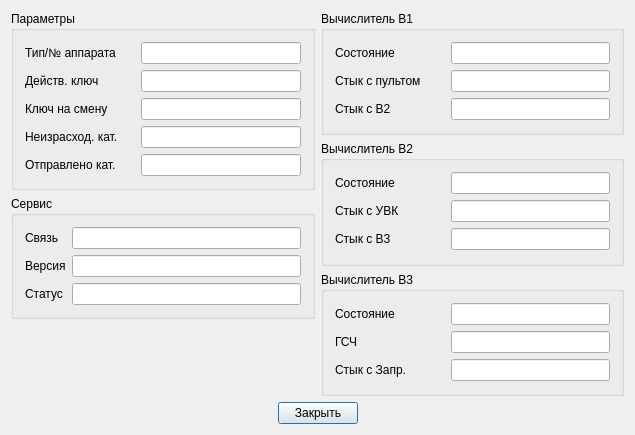
<?xml version="1.0" encoding="UTF-8"?>
<ui version="4.0">
 <class>DlgAvtomatica</class>
 <widget class="QDialog" name="DlgAvtomatica">
  <property name="geometry">
   <rect>
    <x>0</x>
    <y>0</y>
    <width>635</width>
    <height>435</height>
   </rect>
  </property>
  <property name="sizePolicy">
   <sizepolicy hsizetype="Minimum" vsizetype="Minimum">
    <horstretch>0</horstretch>
    <verstretch>0</verstretch>
   </sizepolicy>
  </property>
  <property name="windowTitle">
   <string>Данные от ЗАО</string>
  </property>
  <layout class="QVBoxLayout" name="verticalLayout_3">
   <item>
    <layout class="QHBoxLayout" name="horizontalLayout_2">
     <item>
      <layout class="QVBoxLayout" name="verticalLayout_2">
       <item>
        <widget class="QGroupBox" name="groupB3_2">
         <property name="title">
          <string>Параметры</string>
         </property>
         <layout class="QFormLayout" name="formLayout_5">
          <item row="0" column="0">
           <widget class="QLabel" name="textDeviceType">
            <property name="minimumSize">
             <size>
              <width>110</width>
              <height>0</height>
             </size>
            </property>
            <property name="text">
             <string>Тип/№ аппарата</string>
            </property>
            <property name="wordWrap">
             <bool>false</bool>
            </property>
           </widget>
          </item>
          <item row="0" column="1">
           <widget class="QLineEdit" name="DeviceType">
            <property name="enabled">
             <bool>true</bool>
            </property>
            <property name="alignment">
             <set>Qt::AlignCenter</set>
            </property>
            <property name="readOnly">
             <bool>true</bool>
            </property>
           </widget>
          </item>
          <item row="1" column="0">
           <widget class="QLabel" name="textKeyActual">
            <property name="minimumSize">
             <size>
              <width>110</width>
              <height>0</height>
             </size>
            </property>
            <property name="text">
             <string>Действ. ключ</string>
            </property>
            <property name="wordWrap">
             <bool>false</bool>
            </property>
           </widget>
          </item>
          <item row="1" column="1">
           <widget class="QLineEdit" name="KeyActual">
            <property name="enabled">
             <bool>true</bool>
            </property>
            <property name="alignment">
             <set>Qt::AlignCenter</set>
            </property>
            <property name="readOnly">
             <bool>true</bool>
            </property>
           </widget>
          </item>
          <item row="2" column="0">
           <widget class="QLabel" name="textKeyNext">
            <property name="minimumSize">
             <size>
              <width>110</width>
              <height>0</height>
             </size>
            </property>
            <property name="text">
             <string>Ключ на смену</string>
            </property>
            <property name="wordWrap">
             <bool>false</bool>
            </property>
           </widget>
          </item>
          <item row="2" column="1">
           <widget class="QLineEdit" name="KeyNext">
            <property name="enabled">
             <bool>true</bool>
            </property>
            <property name="alignment">
             <set>Qt::AlignCenter</set>
            </property>
            <property name="readOnly">
             <bool>true</bool>
            </property>
           </widget>
          </item>
          <item row="3" column="0">
           <widget class="QLabel" name="textCatUnexpended">
            <property name="minimumSize">
             <size>
              <width>110</width>
              <height>0</height>
             </size>
            </property>
            <property name="text">
             <string>Неизрасход. кат.</string>
            </property>
            <property name="wordWrap">
             <bool>false</bool>
            </property>
           </widget>
          </item>
          <item row="3" column="1">
           <widget class="QLineEdit" name="CatUnexpended">
            <property name="enabled">
             <bool>true</bool>
            </property>
            <property name="alignment">
             <set>Qt::AlignCenter</set>
            </property>
            <property name="readOnly">
             <bool>true</bool>
            </property>
           </widget>
          </item>
          <item row="4" column="0">
           <widget class="QLabel" name="textCatUnexpended_2">
            <property name="minimumSize">
             <size>
              <width>110</width>
              <height>0</height>
             </size>
            </property>
            <property name="text">
             <string>Отправлено кат.</string>
            </property>
            <property name="wordWrap">
             <bool>false</bool>
            </property>
           </widget>
          </item>
          <item row="4" column="1">
           <widget class="QLineEdit" name="CatExpended">
            <property name="enabled">
             <bool>true</bool>
            </property>
            <property name="alignment">
             <set>Qt::AlignCenter</set>
            </property>
            <property name="readOnly">
             <bool>true</bool>
            </property>
           </widget>
          </item>
         </layout>
        </widget>
       </item>
       <item>
        <widget class="QGroupBox" name="groupService">
         <property name="title">
          <string>Сервис</string>
         </property>
         <layout class="QFormLayout" name="formLayout">
          <item row="0" column="0">
           <widget class="QLabel" name="textLink">
            <property name="text">
             <string>Связь</string>
            </property>
            <property name="wordWrap">
             <bool>false</bool>
            </property>
           </widget>
          </item>
          <item row="0" column="1">
           <widget class="QLineEdit" name="Link">
            <property name="enabled">
             <bool>true</bool>
            </property>
            <property name="alignment">
             <set>Qt::AlignCenter</set>
            </property>
            <property name="readOnly">
             <bool>true</bool>
            </property>
           </widget>
          </item>
          <item row="1" column="0">
           <widget class="QLabel" name="textVersion">
            <property name="text">
             <string>Версия</string>
            </property>
            <property name="wordWrap">
             <bool>false</bool>
            </property>
           </widget>
          </item>
          <item row="1" column="1">
           <widget class="QLineEdit" name="Version">
            <property name="enabled">
             <bool>true</bool>
            </property>
            <property name="alignment">
             <set>Qt::AlignCenter</set>
            </property>
            <property name="readOnly">
             <bool>true</bool>
            </property>
           </widget>
          </item>
          <item row="2" column="0">
           <widget class="QLabel" name="textStatus">
            <property name="text">
             <string>Статус</string>
            </property>
            <property name="wordWrap">
             <bool>false</bool>
            </property>
           </widget>
          </item>
          <item row="2" column="1">
           <widget class="QLineEdit" name="Status">
            <property name="enabled">
             <bool>true</bool>
            </property>
            <property name="alignment">
             <set>Qt::AlignCenter</set>
            </property>
            <property name="readOnly">
             <bool>true</bool>
            </property>
           </widget>
          </item>
         </layout>
        </widget>
       </item>
       <item>
        <spacer name="verticalSpacer">
         <property name="orientation">
          <enum>Qt::Vertical</enum>
         </property>
         <property name="sizeHint" stdset="0">
          <size>
           <width>20</width>
           <height>40</height>
          </size>
         </property>
        </spacer>
       </item>
      </layout>
     </item>
     <item>
      <layout class="QVBoxLayout" name="verticalLayout">
       <item>
        <widget class="QGroupBox" name="groupB1">
         <property name="title">
          <string>Вычислитель В1</string>
         </property>
         <layout class="QFormLayout" name="formLayout_2">
          <item row="0" column="0">
           <widget class="QLabel" name="textB1state">
            <property name="minimumSize">
             <size>
              <width>110</width>
              <height>0</height>
             </size>
            </property>
            <property name="text">
             <string>Состояние</string>
            </property>
            <property name="wordWrap">
             <bool>false</bool>
            </property>
           </widget>
          </item>
          <item row="0" column="1">
           <widget class="QLineEdit" name="B1state">
            <property name="enabled">
             <bool>true</bool>
            </property>
            <property name="alignment">
             <set>Qt::AlignCenter</set>
            </property>
            <property name="readOnly">
             <bool>true</bool>
            </property>
           </widget>
          </item>
          <item row="1" column="0">
           <widget class="QLabel" name="textB1pult">
            <property name="minimumSize">
             <size>
              <width>110</width>
              <height>0</height>
             </size>
            </property>
            <property name="text">
             <string>Стык с пультом</string>
            </property>
            <property name="wordWrap">
             <bool>false</bool>
            </property>
           </widget>
          </item>
          <item row="1" column="1">
           <widget class="QLineEdit" name="B1pult">
            <property name="enabled">
             <bool>true</bool>
            </property>
            <property name="alignment">
             <set>Qt::AlignCenter</set>
            </property>
            <property name="readOnly">
             <bool>true</bool>
            </property>
           </widget>
          </item>
          <item row="2" column="0">
           <widget class="QLabel" name="textB1linkB2">
            <property name="minimumSize">
             <size>
              <width>110</width>
              <height>0</height>
             </size>
            </property>
            <property name="text">
             <string>Стык с В2</string>
            </property>
            <property name="wordWrap">
             <bool>false</bool>
            </property>
           </widget>
          </item>
          <item row="2" column="1">
           <widget class="QLineEdit" name="B1linkB2">
            <property name="enabled">
             <bool>true</bool>
            </property>
            <property name="alignment">
             <set>Qt::AlignCenter</set>
            </property>
            <property name="readOnly">
             <bool>true</bool>
            </property>
           </widget>
          </item>
         </layout>
        </widget>
       </item>
       <item>
        <widget class="QGroupBox" name="groupB2">
         <property name="title">
          <string>Вычислитель В2</string>
         </property>
         <layout class="QFormLayout" name="formLayout_3">
          <item row="0" column="0">
           <widget class="QLabel" name="textB2state">
            <property name="minimumSize">
             <size>
              <width>110</width>
              <height>0</height>
             </size>
            </property>
            <property name="text">
             <string>Состояние</string>
            </property>
            <property name="wordWrap">
             <bool>false</bool>
            </property>
           </widget>
          </item>
          <item row="0" column="1">
           <widget class="QLineEdit" name="B2state">
            <property name="enabled">
             <bool>true</bool>
            </property>
            <property name="alignment">
             <set>Qt::AlignCenter</set>
            </property>
            <property name="readOnly">
             <bool>true</bool>
            </property>
           </widget>
          </item>
          <item row="1" column="0">
           <widget class="QLabel" name="textB2uvk">
            <property name="minimumSize">
             <size>
              <width>110</width>
              <height>0</height>
             </size>
            </property>
            <property name="text">
             <string>Стык с УВК</string>
            </property>
            <property name="wordWrap">
             <bool>false</bool>
            </property>
           </widget>
          </item>
          <item row="1" column="1">
           <widget class="QLineEdit" name="B2uvk">
            <property name="enabled">
             <bool>true</bool>
            </property>
            <property name="alignment">
             <set>Qt::AlignCenter</set>
            </property>
            <property name="readOnly">
             <bool>true</bool>
            </property>
           </widget>
          </item>
          <item row="2" column="0">
           <widget class="QLabel" name="textB2linkB3">
            <property name="minimumSize">
             <size>
              <width>110</width>
              <height>0</height>
             </size>
            </property>
            <property name="text">
             <string>Стык с В3</string>
            </property>
            <property name="wordWrap">
             <bool>false</bool>
            </property>
           </widget>
          </item>
          <item row="2" column="1">
           <widget class="QLineEdit" name="B2linkB3">
            <property name="enabled">
             <bool>true</bool>
            </property>
            <property name="alignment">
             <set>Qt::AlignCenter</set>
            </property>
            <property name="readOnly">
             <bool>true</bool>
            </property>
           </widget>
          </item>
         </layout>
        </widget>
       </item>
       <item>
        <widget class="QGroupBox" name="groupB3">
         <property name="title">
          <string>Вычислитель В3</string>
         </property>
         <layout class="QFormLayout" name="formLayout_4">
          <item row="0" column="0">
           <widget class="QLabel" name="textB3state">
            <property name="minimumSize">
             <size>
              <width>110</width>
              <height>0</height>
             </size>
            </property>
            <property name="text">
             <string>Состояние</string>
            </property>
            <property name="wordWrap">
             <bool>false</bool>
            </property>
           </widget>
          </item>
          <item row="0" column="1">
           <widget class="QLineEdit" name="B3state">
            <property name="enabled">
             <bool>true</bool>
            </property>
            <property name="alignment">
             <set>Qt::AlignCenter</set>
            </property>
            <property name="readOnly">
             <bool>true</bool>
            </property>
           </widget>
          </item>
          <item row="1" column="0">
           <widget class="QLabel" name="textB3gsch">
            <property name="minimumSize">
             <size>
              <width>110</width>
              <height>0</height>
             </size>
            </property>
            <property name="text">
             <string>ГСЧ</string>
            </property>
            <property name="wordWrap">
             <bool>false</bool>
            </property>
           </widget>
          </item>
          <item row="1" column="1">
           <widget class="QLineEdit" name="B3gsch">
            <property name="enabled">
             <bool>true</bool>
            </property>
            <property name="alignment">
             <set>Qt::AlignCenter</set>
            </property>
            <property name="readOnly">
             <bool>true</bool>
            </property>
           </widget>
          </item>
          <item row="2" column="0">
           <widget class="QLabel" name="textB3link">
            <property name="minimumSize">
             <size>
              <width>110</width>
              <height>0</height>
             </size>
            </property>
            <property name="text">
             <string>Стык с Запр.</string>
            </property>
            <property name="wordWrap">
             <bool>false</bool>
            </property>
           </widget>
          </item>
          <item row="2" column="1">
           <widget class="QLineEdit" name="B3link">
            <property name="enabled">
             <bool>true</bool>
            </property>
            <property name="alignment">
             <set>Qt::AlignCenter</set>
            </property>
            <property name="readOnly">
             <bool>true</bool>
            </property>
           </widget>
          </item>
         </layout>
        </widget>
       </item>
      </layout>
     </item>
    </layout>
   </item>
   <item>
    <layout class="QHBoxLayout" name="horizontalLayout">
     <item>
      <spacer name="spacerClose1">
       <property name="orientation">
        <enum>Qt::Horizontal</enum>
       </property>
       <property name="sizeType">
        <enum>QSizePolicy::Expanding</enum>
       </property>
       <property name="sizeHint" stdset="0">
        <size>
         <width>200</width>
         <height>20</height>
        </size>
       </property>
      </spacer>
     </item>
     <item>
      <widget class="QPushButton" name="pushClose">
       <property name="text">
        <string>Закрыть</string>
       </property>
       <property name="default">
        <bool>true</bool>
       </property>
      </widget>
     </item>
     <item>
      <spacer name="spacerClose2">
       <property name="orientation">
        <enum>Qt::Horizontal</enum>
       </property>
       <property name="sizeType">
        <enum>QSizePolicy::Expanding</enum>
       </property>
       <property name="sizeHint" stdset="0">
        <size>
         <width>190</width>
         <height>20</height>
        </size>
       </property>
      </spacer>
     </item>
    </layout>
   </item>
  </layout>
 </widget>
 <layoutdefault spacing="6" margin="11"/>
 <pixmapfunction>qPixmapFromMimeSource</pixmapfunction>
 <tabstops>
  <tabstop>pushClose</tabstop>
 </tabstops>
 <resources/>
 <connections/>
</ui>
